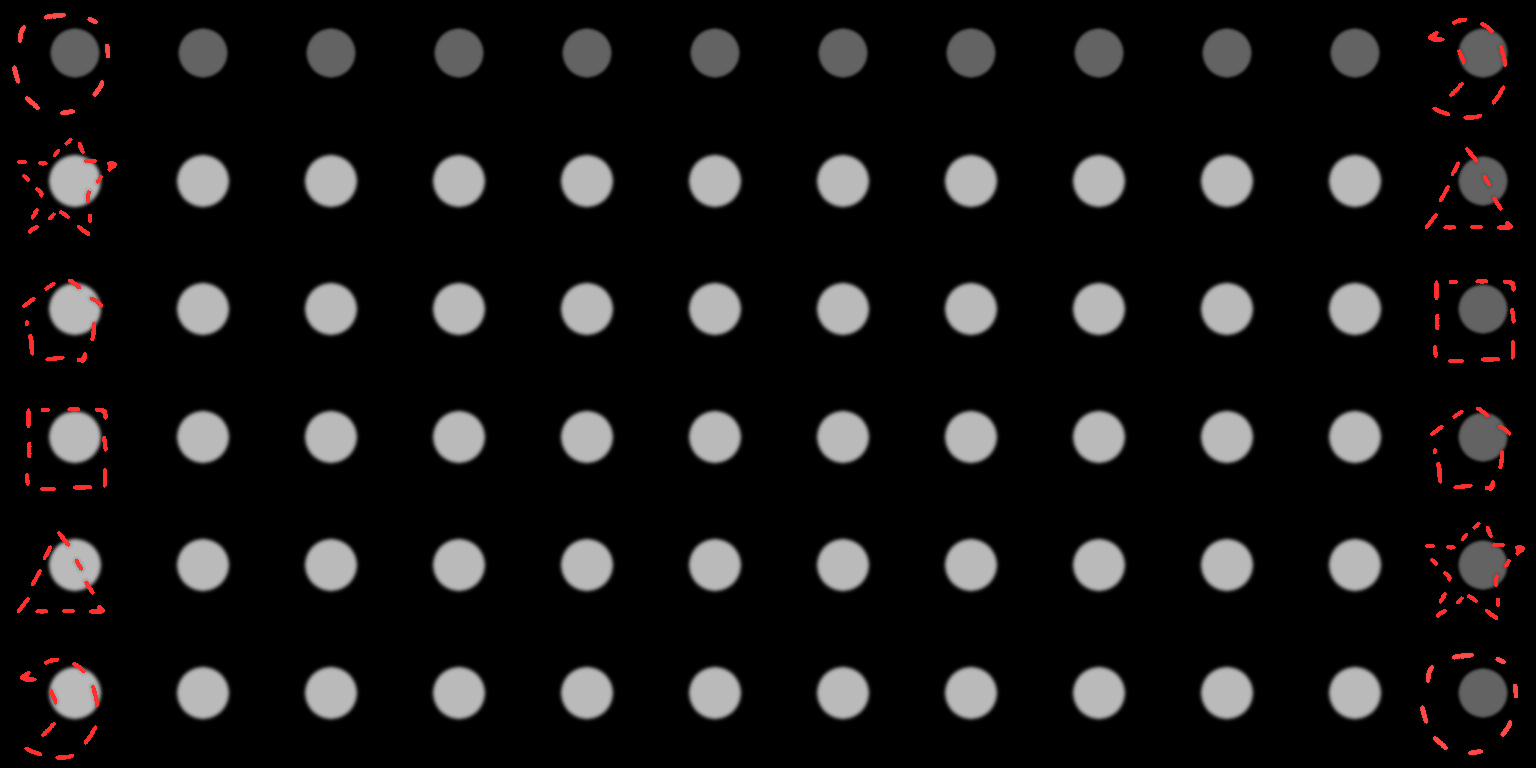

A level layout from a 2D game, rendered from its tile map. Below: a short description, then the map file with its tile-grid data intact:
An orthogonal 12x6 tile map with 128x128 px tiles, 2 tile layers (Map, Teleports), 3 tilesets.

<map version="1.0" orientation="orthogonal" width="12" height="6" tilewidth="128" tileheight="128">
 <tileset firstgid="1" source="Teleports.tsx" />
 <tileset firstgid="7" source="Tiles.tsx" />
 <tileset firstgid="31" source="Border.tsx" />
 <layer name="Map" width="12" height="6">
  <data>
   <tile gid="22" />
   <tile gid="23" />
   <tile gid="23" />
   <tile gid="23" />
   <tile gid="23" />
   <tile gid="23" />
   <tile gid="23" />
   <tile gid="23" />
   <tile gid="23" />
   <tile gid="23" />
   <tile gid="23" />
   <tile gid="21" />
   <tile gid="24" />
   <tile gid="10" />
   <tile gid="10" />
   <tile gid="10" />
   <tile gid="10" />
   <tile gid="10" />
   <tile gid="10" />
   <tile gid="10" />
   <tile gid="10" />
   <tile gid="10" />
   <tile gid="10" />
   <tile gid="26" />
   <tile gid="24" />
   <tile gid="10" />
   <tile gid="10" />
   <tile gid="10" />
   <tile gid="10" />
   <tile gid="10" />
   <tile gid="10" />
   <tile gid="10" />
   <tile gid="10" />
   <tile gid="10" />
   <tile gid="10" />
   <tile gid="26" />
   <tile gid="24" />
   <tile gid="10" />
   <tile gid="10" />
   <tile gid="10" />
   <tile gid="10" />
   <tile gid="10" />
   <tile gid="10" />
   <tile gid="10" />
   <tile gid="10" />
   <tile gid="10" />
   <tile gid="10" />
   <tile gid="26" />
   <tile gid="24" />
   <tile gid="10" />
   <tile gid="10" />
   <tile gid="10" />
   <tile gid="10" />
   <tile gid="10" />
   <tile gid="10" />
   <tile gid="10" />
   <tile gid="10" />
   <tile gid="10" />
   <tile gid="10" />
   <tile gid="26" />
   <tile gid="19" />
   <tile gid="25" />
   <tile gid="25" />
   <tile gid="25" />
   <tile gid="25" />
   <tile gid="25" />
   <tile gid="25" />
   <tile gid="25" />
   <tile gid="25" />
   <tile gid="25" />
   <tile gid="25" />
   <tile gid="20" />
  </data>
 </layer>
 <layer name="Teleports" width="12" height="6">
  <data>
   <tile gid="1" />
   <tile gid="0" />
   <tile gid="0" />
   <tile gid="0" />
   <tile gid="0" />
   <tile gid="0" />
   <tile gid="0" />
   <tile gid="0" />
   <tile gid="0" />
   <tile gid="0" />
   <tile gid="0" />
   <tile gid="2" />
   <tile gid="5" />
   <tile gid="0" />
   <tile gid="0" />
   <tile gid="0" />
   <tile gid="0" />
   <tile gid="0" />
   <tile gid="0" />
   <tile gid="0" />
   <tile gid="0" />
   <tile gid="0" />
   <tile gid="0" />
   <tile gid="6" />
   <tile gid="3" />
   <tile gid="0" />
   <tile gid="0" />
   <tile gid="0" />
   <tile gid="0" />
   <tile gid="0" />
   <tile gid="0" />
   <tile gid="0" />
   <tile gid="0" />
   <tile gid="0" />
   <tile gid="0" />
   <tile gid="4" />
   <tile gid="4" />
   <tile gid="0" />
   <tile gid="0" />
   <tile gid="0" />
   <tile gid="0" />
   <tile gid="0" />
   <tile gid="0" />
   <tile gid="0" />
   <tile gid="0" />
   <tile gid="0" />
   <tile gid="0" />
   <tile gid="3" />
   <tile gid="6" />
   <tile gid="0" />
   <tile gid="0" />
   <tile gid="0" />
   <tile gid="0" />
   <tile gid="0" />
   <tile gid="0" />
   <tile gid="0" />
   <tile gid="0" />
   <tile gid="0" />
   <tile gid="0" />
   <tile gid="5" />
   <tile gid="2" />
   <tile gid="0" />
   <tile gid="0" />
   <tile gid="0" />
   <tile gid="0" />
   <tile gid="0" />
   <tile gid="0" />
   <tile gid="0" />
   <tile gid="0" />
   <tile gid="0" />
   <tile gid="0" />
   <tile gid="1" />
  </data>
 </layer>
</map>
